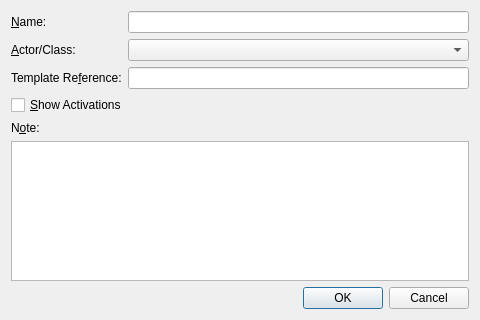
<?xml version="1.0" encoding="UTF-8"?>
<ui version="4.0">
 <class>LifeLineDialog</class>
 <widget class="QDialog" name="LifeLineDialog">
  <property name="geometry">
   <rect>
    <x>0</x>
    <y>0</y>
    <width>480</width>
    <height>320</height>
   </rect>
  </property>
  <property name="windowTitle">
   <string>Life line object</string>
  </property>
  <layout class="QVBoxLayout" name="mainLayout">
   <item>
    <layout class="QGridLayout" name="topGrid">
     <item row="0" column="0">
      <widget class="QLabel" name="labelName">
       <property name="text">
        <string>&amp;Name:</string>
       </property>
       <property name="buddy">
        <cstring>editName</cstring>
       </property>
      </widget>
     </item>
     <item row="0" column="1">
      <widget class="QLineEdit" name="editName"/>
     </item>
     <item row="1" column="0">
      <widget class="QLabel" name="labelActorClass">
       <property name="text">
        <string>&amp;Actor/Class:</string>
       </property>
       <property name="buddy">
        <cstring>comboActorClass</cstring>
       </property>
      </widget>
     </item>
     <item row="1" column="1">
      <widget class="QComboBox" name="comboActorClass"/>
     </item>
     <item row="2" column="0">
      <widget class="QLabel" name="labelTemplate">
       <property name="text">
        <string>Template Re&amp;ference:</string>
       </property>
       <property name="buddy">
        <cstring>editTemplate</cstring>
       </property>
      </widget>
     </item>
     <item row="2" column="1">
      <widget class="QLineEdit" name="editTemplate"/>
     </item>
    </layout>
   </item>
   <item>
    <widget class="QCheckBox" name="checkShowActivations">
     <property name="text">
      <string>&amp;Show Activations</string>
     </property>
    </widget>
   </item>
   <item>
    <widget class="QLabel" name="labelNote">
     <property name="text">
      <string>N&amp;ote:</string>
     </property>
     <property name="buddy">
      <cstring>editNote</cstring>
     </property>
    </widget>
   </item>
   <item>
    <widget class="QPlainTextEdit" name="editNote"/>
   </item>
   <item>
    <widget class="QDialogButtonBox" name="buttonBox">
     <property name="orientation">
      <enum>Qt::Orientation::Horizontal</enum>
     </property>
     <property name="standardButtons">
      <set>QDialogButtonBox::StandardButton::Cancel|QDialogButtonBox::StandardButton::Ok</set>
     </property>
    </widget>
   </item>
  </layout>
 </widget>
 <resources/>
 <connections/>
</ui>
